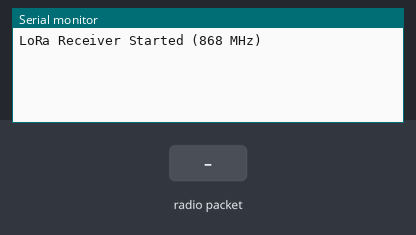
Bench run of a sketch on a simulated ESP32. Shown: the last lines printed to the serial monitor. Inputs (shaded band) come from the test bench. No radio packets arrive unless stated.

Above: at 2.2 s.
2.3 s: radio packet "1" arrives
At 2.7 s:
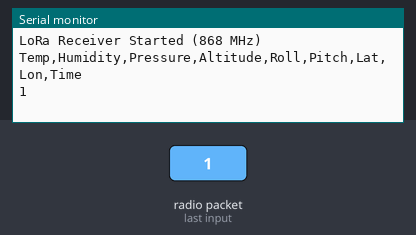
3.8 s: radio packet "0" arrives
At 5.0 s:
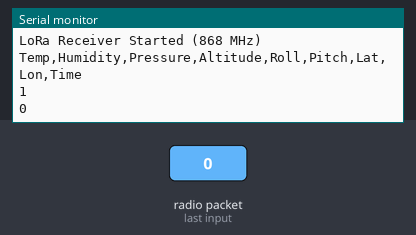
5.3 s: radio packet "2" arrives
At 6.2 s:
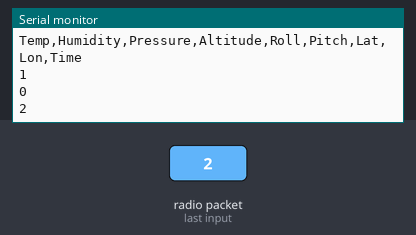

The sketch:

goundstation-heltec-esp32.ino
```cpp
#include <SPI.h>
#include <LoRa.h>

#define LORA_SCK 5
#define LORA_MISO 19
#define LORA_MOSI 27
#define LORA_SS 18
#define LORA_RST 14
#define LORA_DIO0 26
#define LORA_BAND 868000000 //------- Band use -------//

bool headerSent = false;

void setup() {
  Serial.begin(115200);
  delay(1000);

  SPI.begin(LORA_SCK, LORA_MISO, LORA_MOSI, LORA_SS);
  LoRa.setPins(LORA_SS, LORA_RST, LORA_DIO0);

  if (!LoRa.begin(LORA_BAND)) {
    Serial.println("LoRa init failed. Check wiring.");
    while (1);
  }

  Serial.println("LoRa Receiver Started (868 MHz)");
}

void loop() {
  int packetSize = LoRa.parsePacket();
  if (packetSize) {
    String incoming = "";
    while (LoRa.available()) {
      incoming += (char)LoRa.read();
    }

    //  Header
    if (!headerSent) {
      Serial.println("Temp,Humidity,Pressure,Altitude,Roll,Pitch,Lat,Lon,Time");
      headerSent = true;
    }

    Serial.println(incoming);
  }
}
```

Measured:
- after the input at 2.3 s, the serial monitor: prints a new line at once (image 1)
- after the input at 3.8 s, the serial monitor: prints a new line at once (image 2)
- after the input at 5.3 s, the serial monitor: prints a new line at once (image 3)
